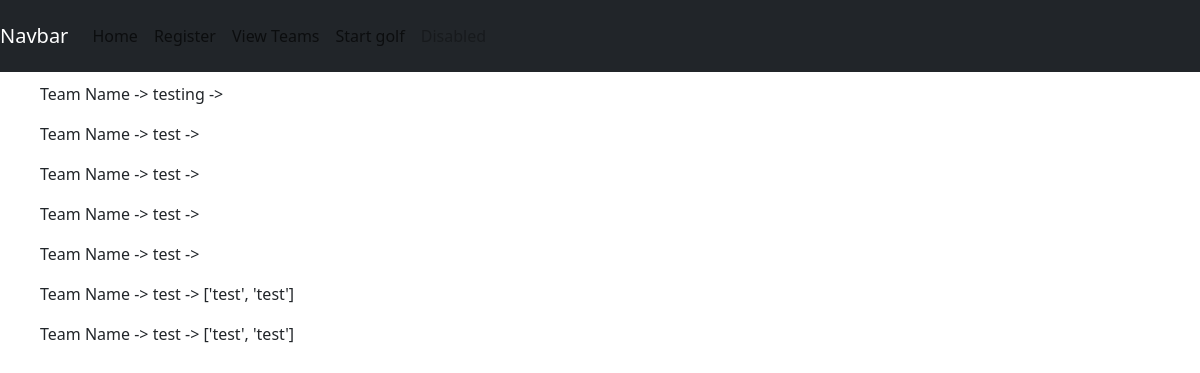
Before: /cocktail/view/ with the older database file.
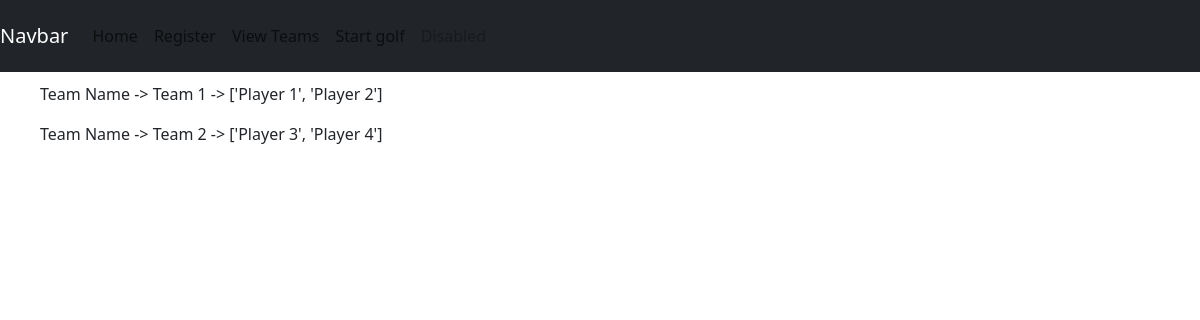
After: the same page with the newer database file.
### cocktail_comp/models.py (models this page shows)
class Couple (models.Model):
    def __str__(self) -> str:
         return self.team
    team = models.CharField(max_length=200, unique=True)
    partner_names = models.CharField(max_length=200)
    golf_results = models.CharField(max_length=200, null=True)
    cocktail_results = models.CharField(max_length=200, null=True)
    past_results = models.CharField(max_length=200, null=True)

### cocktail_comp/views.py (the view, shortened to what this page needs)
# urls.py: path("view/", views.view, name='view'),
def view (request):
    couples = get_list_or_404(Couple)
    print("Couple -> ", couples, type(couples))
    print("Name -> ", couples[0].team)
    for couple in couples:
        couple_name = decode_name(couple.partner_names)
    return render(request, "cocktail/view.html", { "couples" : couples})

### cocktail_comp/utils.py (called while the page is built)
def decode_name(name_string):
    names = name_string.split(", ")
    final = []
    for x in names:
        final.append(x.strip("''[]"))
    return final

### cocktail_comp/templates/cocktail/view.html
{% extends "template.html" %}
{% block content %}
        {% if not couples %}
            <p>Sorry Noone is in the data base</p>
        {% else%}
            {% for couple in couples %}
                <p>Team Name -> {{couple.team}} -> {{couple.partner_names}} </p>
            {% endfor %}
        {% endif %}
{% endblock %}

### cocktail_comp/templates/template.html (shortened to what this page needs)
<!DOCTYPE html>
<html>
    <head>
        {% load bootstrap5 %}
        {% bootstrap_css %}
        {% load widget_tweaks  %}
    </head>
    <body>
        <div id="top-nav">
            <nav class="navbar navbar-expand-lg navbar-dark bg-dark">
                <a class="navbar-brand" href="#">Navbar</a>
                <div class=" navbar" id="navbarNav">
                  <ul class="navbar-nav">
                    <li class="nav-item active">
                      <a class="nav-link" href="{% url 'cocktail:index' %}">Home </a>
                    </li>
                    <li class="nav-item">
                      <a class="nav-link" href="{% url 'cocktail:registraition' %}">Register</a>
                    </li>
                    <li class="nav-item">
                      <a class="nav-link" href="{% url 'cocktail:view' %}">View Teams</a>
                    </li>
                    <li class="nav-item">
                      <a class="nav-link" href="{% url 'cocktail:start_golf' %}">Start golf</a>
                    </li>
                    <li class="nav-item">
                      <a class="nav-link disabled" href="#">Disabled</a>
                    </li>
                  </ul>
                </div>
              </nav>
        </div>
        <div id="content" class="container">
            {% block content%}
            {% endblock %}
        </div>
    </body>
</html>

### cocktail_comp/templates/template.html (style rules this page uses)
.container { padding: 10px; }

Changed rows visible on the page:
removed Couple: team "testing"
removed Couple: team "test"
removed Couple: team "test"
removed Couple: team "test"
removed Couple: team "test"
removed Couple: team "test", partner_names "['test', 'test']"
removed Couple: team "test", partner_names "['test', 'test']"
added Couple: team "Team 1", partner_names "['Player 1', 'Player 2']"
added Couple: team "Team 2", partner_names "['Player 3', 'Player 4']"
